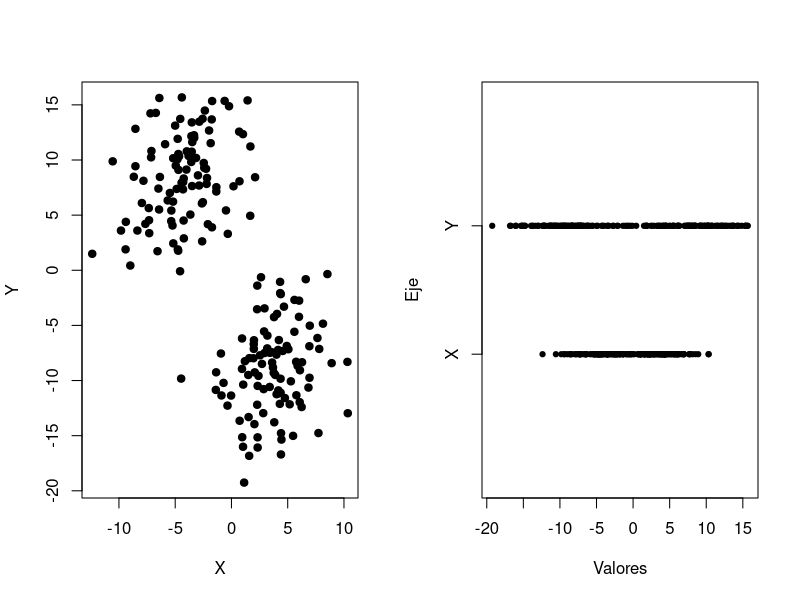
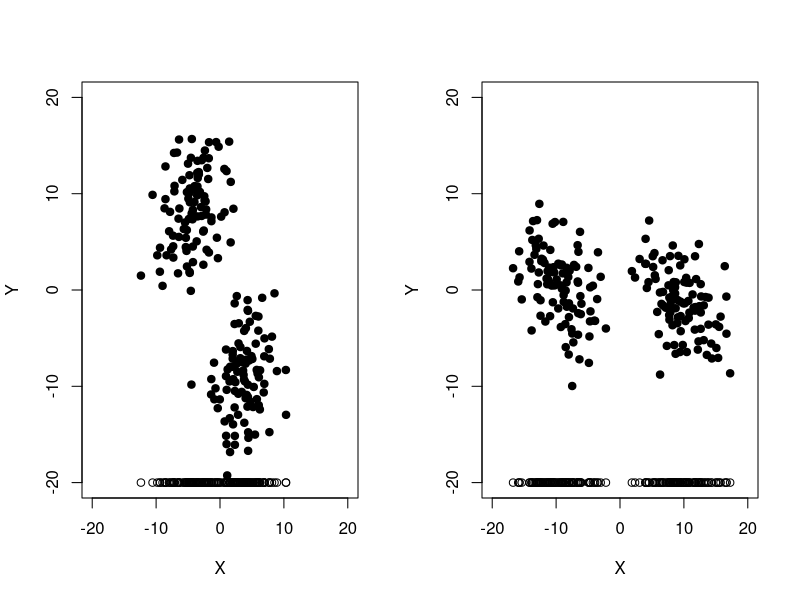
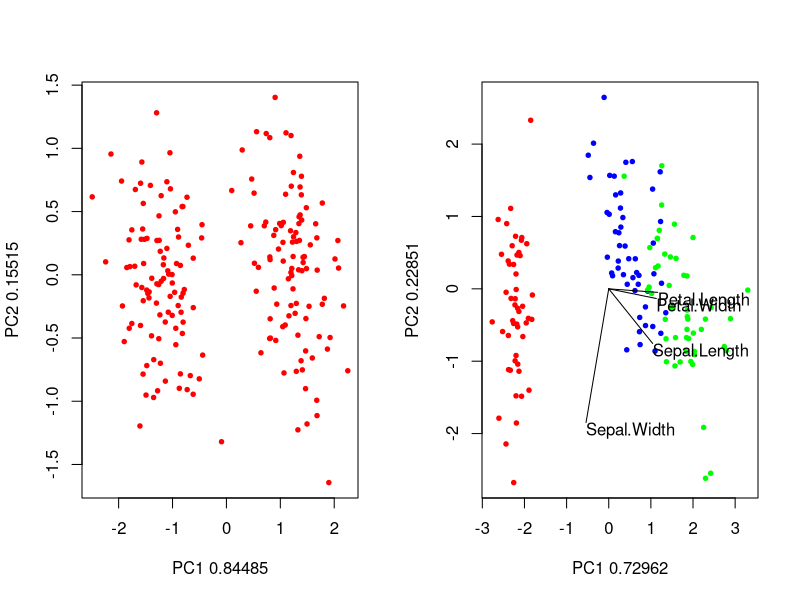
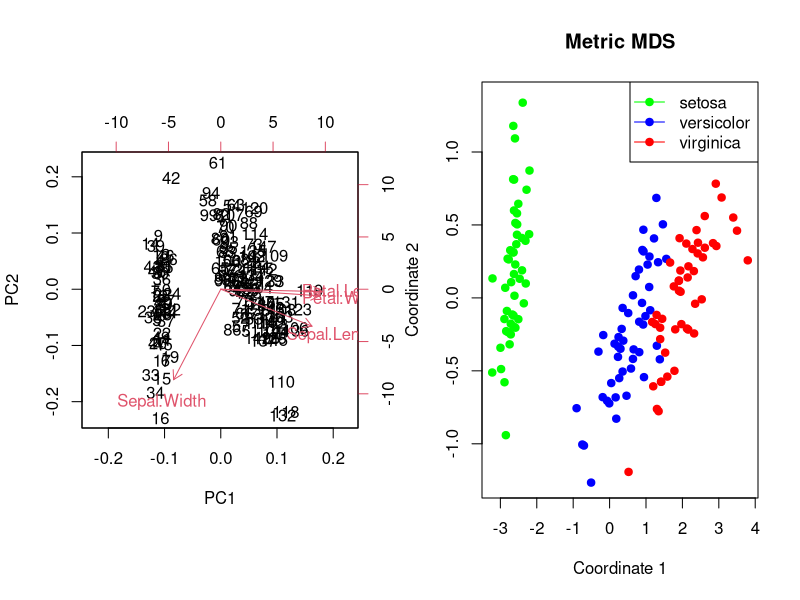

These charts were generated, in order, by the following R code:
## ---- chunk 1
knitr::opts_chunk$set(echo = TRUE)
library()
## ---- chunk 2
xa <- rnorm(100, 4, 2.5)
ya <- -10 + 0.3*xa  + rnorm(100)*4

xb <- rnorm(100, -4, 2.5)
yb <- 10 + 0.3*xb + rnorm(100)*4

data_points <- rbind(
  c(xa, xb),
  c(ya, yb)
)

par(mfrow=c(1,2))
plot(
  data_points[1,], 
  data_points[2,],
  xlab="X",
  ylab="Y",
  pch=19
)

plot(
  c(data_points[1,], data_points[2,]), 
  rep(c(1,2),each=200),
  ylim=c(0,3),
  pch=19,
  cex=0.7,
  ylab="Eje",
  xlab="Valores",
  yaxt="n"
)
axis(side=2, at=c(1,2), labels = c("X", "Y"))
## ---- chunk 3
par(mfrow=c(1,2))

for (angle in c(0, 60*pi/180)) {

rot_matrix <- matrix(
  c(cos(angle), -sin(angle), sin(angle), cos(angle)),
  ncol=2,
  byrow = TRUE)

rotated <- rot_matrix %*% data_points

plot(
  rotated[1,], 
  rotated[2,],
  xlab="X",
  ylab="Y",
  pch=19,
  xlim=c(-20, 20),
  ylim=c(-20, 20)
)

points(
  rotated[1,],
  rep(-20,length(rotated[1,]))
)

}

## ---- chunk 4
pca <- prcomp(
  t(data_points),
  center=TRUE,
  scale=TRUE)

spca <- summary(pca)

plot(
  pca$x[,"PC1"],
  pca$x[,"PC2"],
  col=rep(c('red', 'blue'), each=200),
  pch=19,
  cex=0.6,
  xlab=paste("PC1", spca$importance[2,1]),
  ylab=paste("PC2", spca$importance[2,2]))

## ---- chunk 5
iris
## ---- chunk 6

pca <- prcomp(
  as.matrix(iris[1:4]),
  center=TRUE,
  scale=TRUE)

spca <- summary(pca)

plot(
  pca$x[,"PC1"],
  pca$x[,"PC2"],
  col=rep(c('red', 'blue', 'green'), each=50),
  pch=19,
  cex=0.6,
  xlab=paste("PC1", spca$importance[2,1]),
  ylab=paste("PC2", spca$importance[2,2]))

for (x in 1:4) {
lines(
  x=c(0, pca$rotation[x, 1]*2),
  y=c(0, pca$rotation[x, 2]*2))
text(
  pca$rotation[x, 1]*2,
  pca$rotation[x, 2]*2,
  rownames(pca$rotation)[x],
  adj = c(0,1)
  
  )
}
## ---- chunk 7
biplot(
  x=pca,
  )
## ---- chunk 8

# Calculo distancias euclideas
distancias <- dist(iris[1:4])

fit <- cmdscale(distancias, eig=TRUE, k=2)

# plot solution
x <- fit$points[,1]
y <- fit$points[,2]
plot(
  x,
  y,
  xlab="Coordinate 1",
  ylab="Coordinate 2",
  main="Metric MDS",
  col=rep(c("green", "blue", "red"),each=50),
  pch=19)

legend(
  "topright",
  legend=unique(levels(iris$Species)),
  col=c("green", "blue", "red"),
  pch=19,
  lty = 1
)



